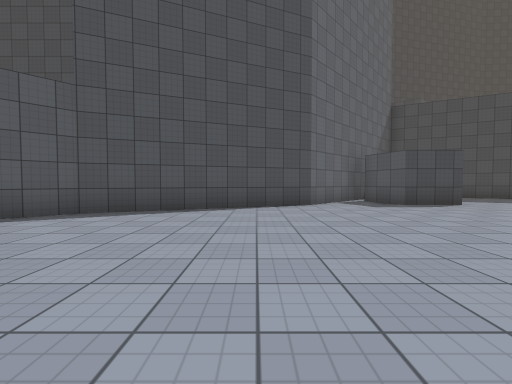
[1] (above)

21 first-person views from a walk through a Unity game level. The camera is 1.2 m above the floor, tilts 2° down and sees 90° across. The floor is counted in squares, 2 m on a side. Each view is taken from the middle of a square. On the plan, view 1 faces up. The plan holds only what a view shows up to about 9 squares ahead; the rest is blank. The place goes on beyond the plan. The player is left out. Surface patterns are stand-ins for the level's own textures.

[2]
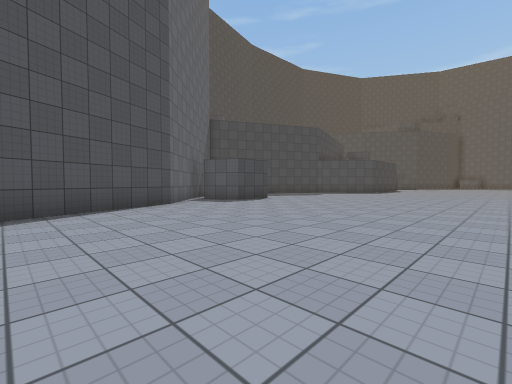

[3]
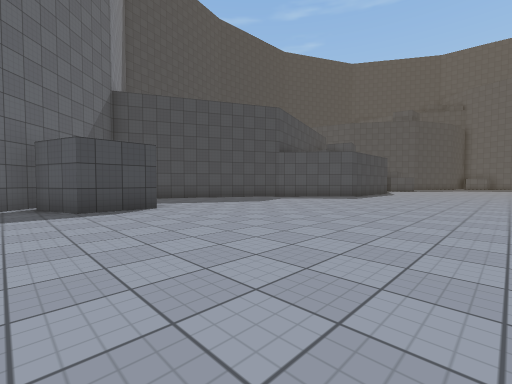

[4]
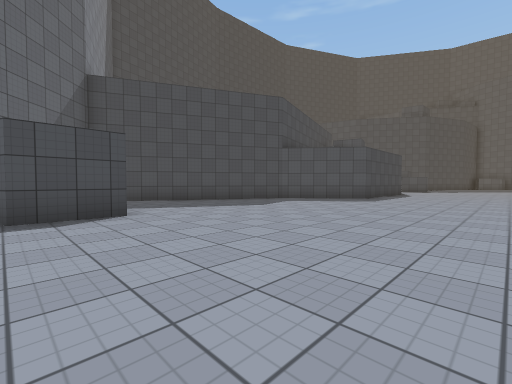

[5]
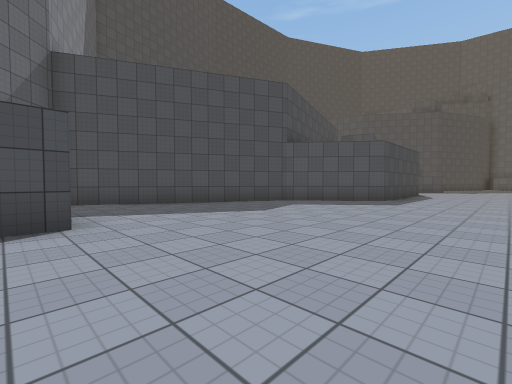

[6]
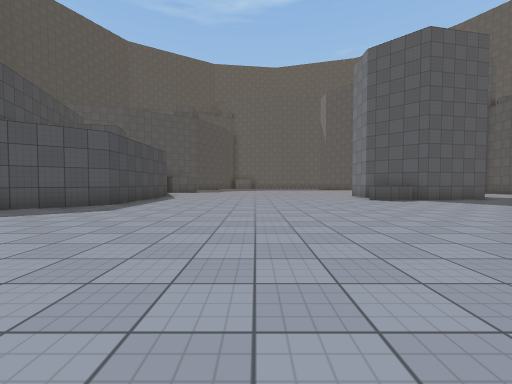

[7]
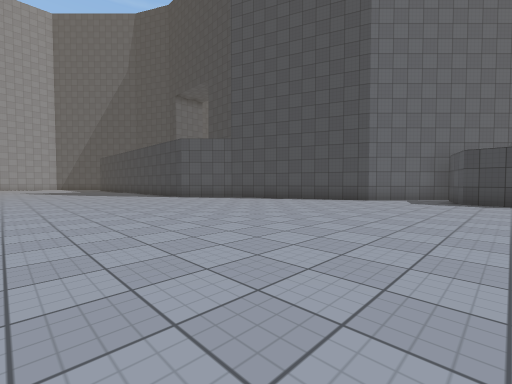

[8]
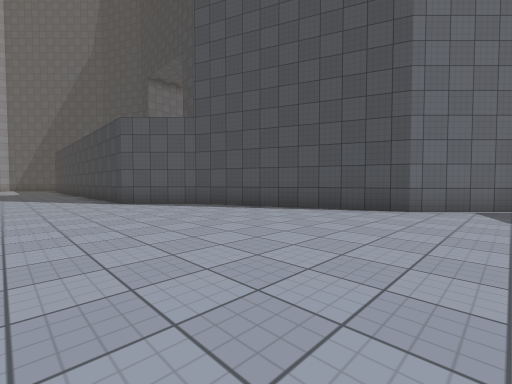

[9]
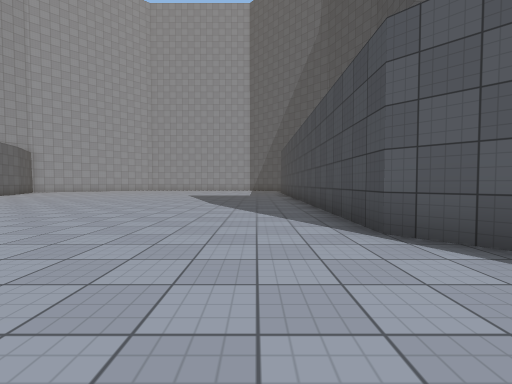

[10]
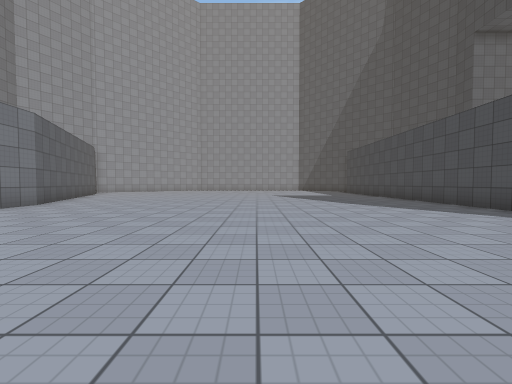

[11]
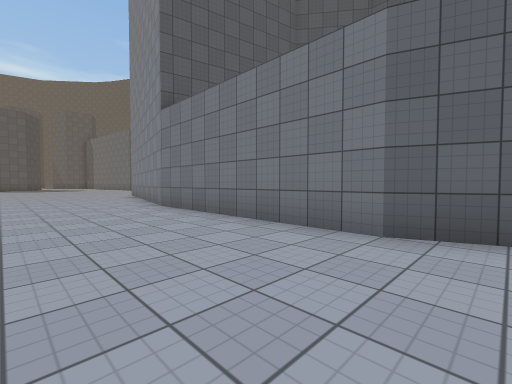

[12]
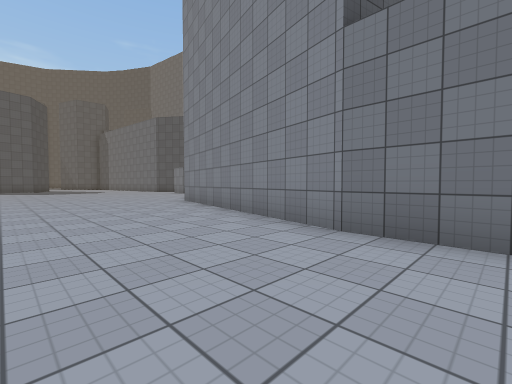

[13]
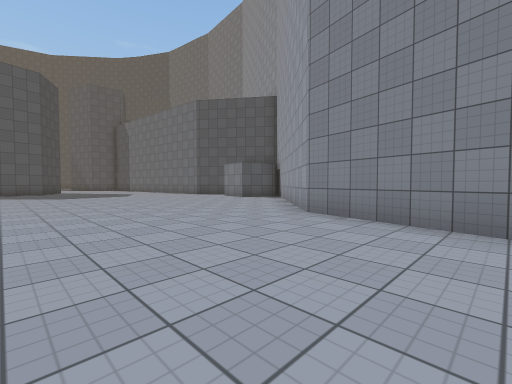

[14]
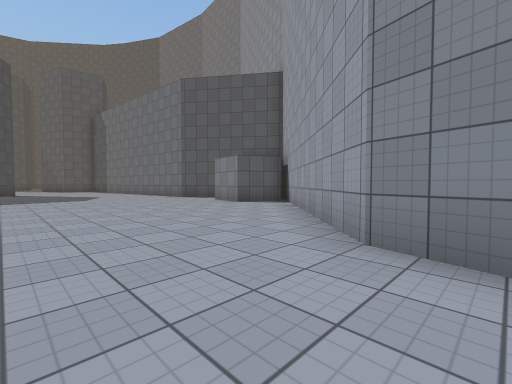

[15]
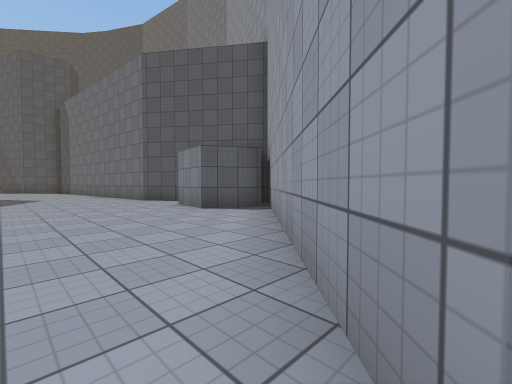

[16]
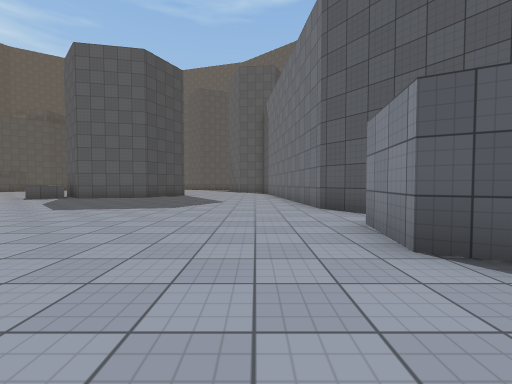

[17]
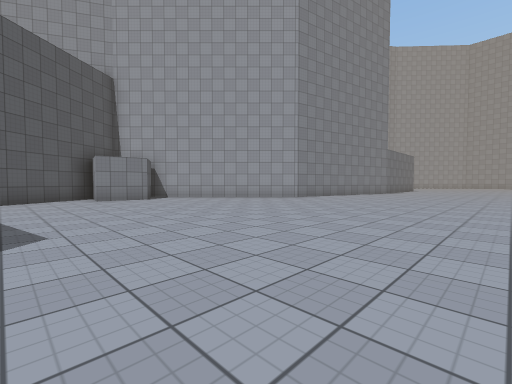

[18]
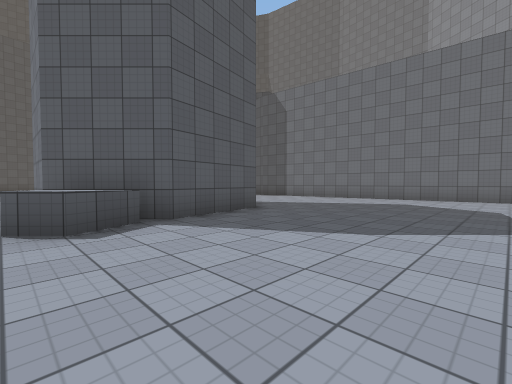

[19]
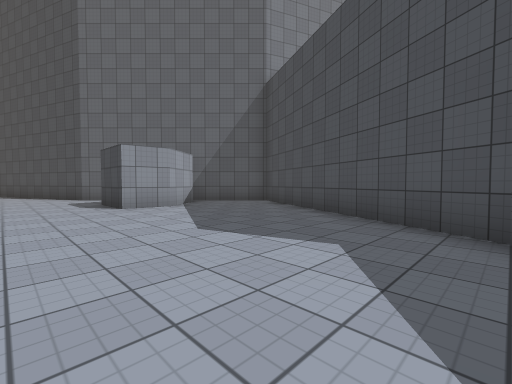

[20]
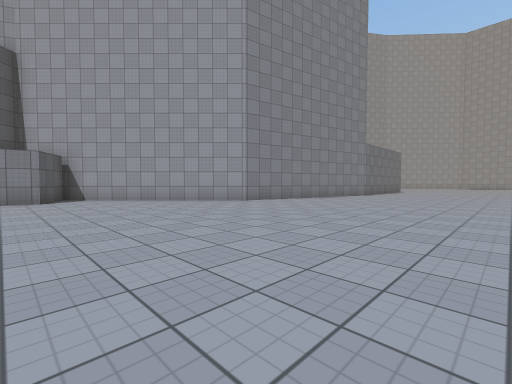

[21]
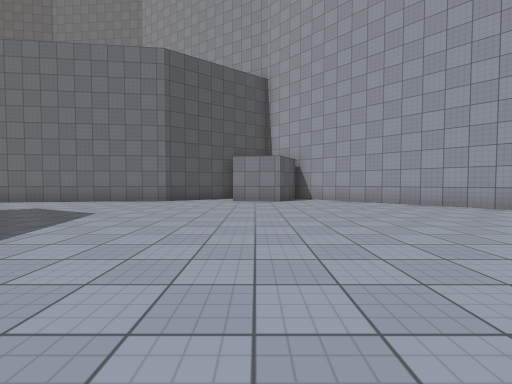

### Floor plan
Points are (right, up) in squares from view 1. A wall is a line through its corners. A room is listed if a view was taken in it or the views show most of it. See-through windows are left out.
Room 1 (views 1, 2, 3, 4, 5, 6, 7, 8, 9, 10, 11, 12, 13, 14, 15, 16, 17, 18, 19, 20, 21)
walls: (4.8, 9.3) (5.8, 8.1) (5.6, 7) (4.1, 7) (3.5, 8.4); (7.5, -13.8) (8.2, -12.4) (9.8, -12.6); (16.2, -5) (16, -4) (16.5, -3.5); (10.1, -13.8) (12, -12.5) (16.5, -12); (16.1, 6) (14, 6) (12, 8.5) (6, 11.5) (1.5, 7) (-3.5, 5) (-5, 3.5) (-11, 3.5); (-11.1, -8.8) (-9, -8) (-3.5, -8) (3, -9.5) (7.6, -14.1)
low walls: (16.1, -3.6) (15.5, -2.5) (16, -2)

Positions as (right, up) in squares from view 1, and headings:
1: (0, 0), facing up
2: (-2, 0), facing up-right
3: (3, 1), facing up-right
4: (4, 2), facing up-right
5: (5, 3), facing up-right
6: (7, 2), facing right
7: (5, -2), facing up-left
8: (3, 1), facing up-left
9: (-2, 2), facing left
10: (-2, -2), facing left
11: (-10, -5), facing down-right
12: (-5, -5), facing down-right
13: (0, -5), facing down-right
14: (2, -7), facing down-right
15: (3, -9), facing down-right
16: (6, -11), facing right
17: (12, -3), facing down-left
18: (12, -2), facing down-right
19: (12, 5), facing up-left
20: (9, -3), facing down-left
21: (9, -4), facing down
